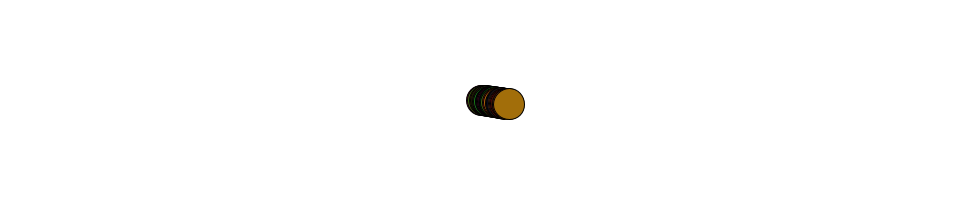
Frame 1 (no input)
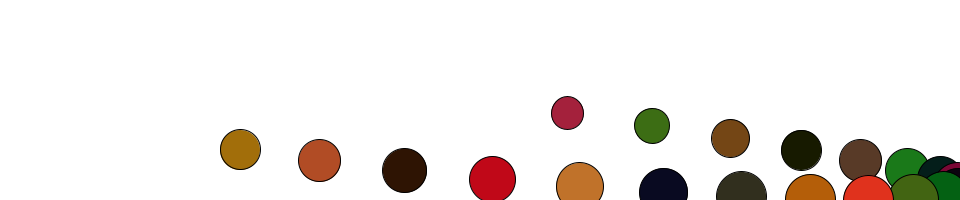
Frame 60 (the mouse pressed at the canvas centre just before this capture)
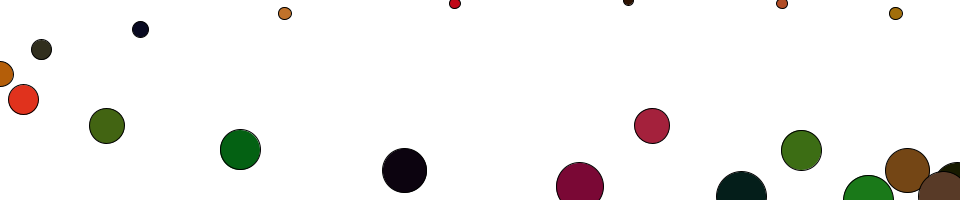
Frame 120 (the mouse held since frame 60 and released just before this capture)

The Processing sketch that drew these frames (run headless with seeded random() and noise(); from frame 60 on, the mouse is pressed at the canvas centre):

// Processing sketch: processing_85879
// ── processing_85879.pde

PendulumWave p, p2, p3;
color[] colors = new color[20];

void setup() {
    size(960, 200);

    p = new PendulumWave(0, width, .35);//x pos
    p2 = new PendulumWave(0, 200, .25);//y pos
    p3 = new PendulumWave(10, 50, .25);//scale

    for (int i = 0; i < 20; i++) {
        colors[i] = color(random(0, 255), random(0, 128), random(0, 64));
    }
}

void draw() {
    background(255);
    stroke(0);

    p.run();
    p2.run();
    p3.run();

    float scale = 0;

    for (int i = 0; i < 20; i++) {
        fill(colors[i]);

        int j = i + 1;
        scale = p3.getAtStep(j, 20);
        ellipse(p.getAtStep(j, 20), p2.getAtStep(j, 20), scale, scale);
    }

}



class PendulumWave {
        
        float deg2rad = PI / 180;
        float _theta;
        float _amplitude;
        float _speed;
        float _center;
        
        PendulumWave (float min, float max, float speed) {
            _amplitude = max - min;//height of the wave
            _speed = speed * deg2rad / 2;//frequency of the wave
            _center = (max + min) / 2;
            _theta = 0;
        }

        void run() {            
            _theta += _speed;
        }

        float getAtStep(float step, float maxSteps) {
            float v = sin(_theta * step) * (_amplitude) / 2 + _center;
            return v;
        }
    }
